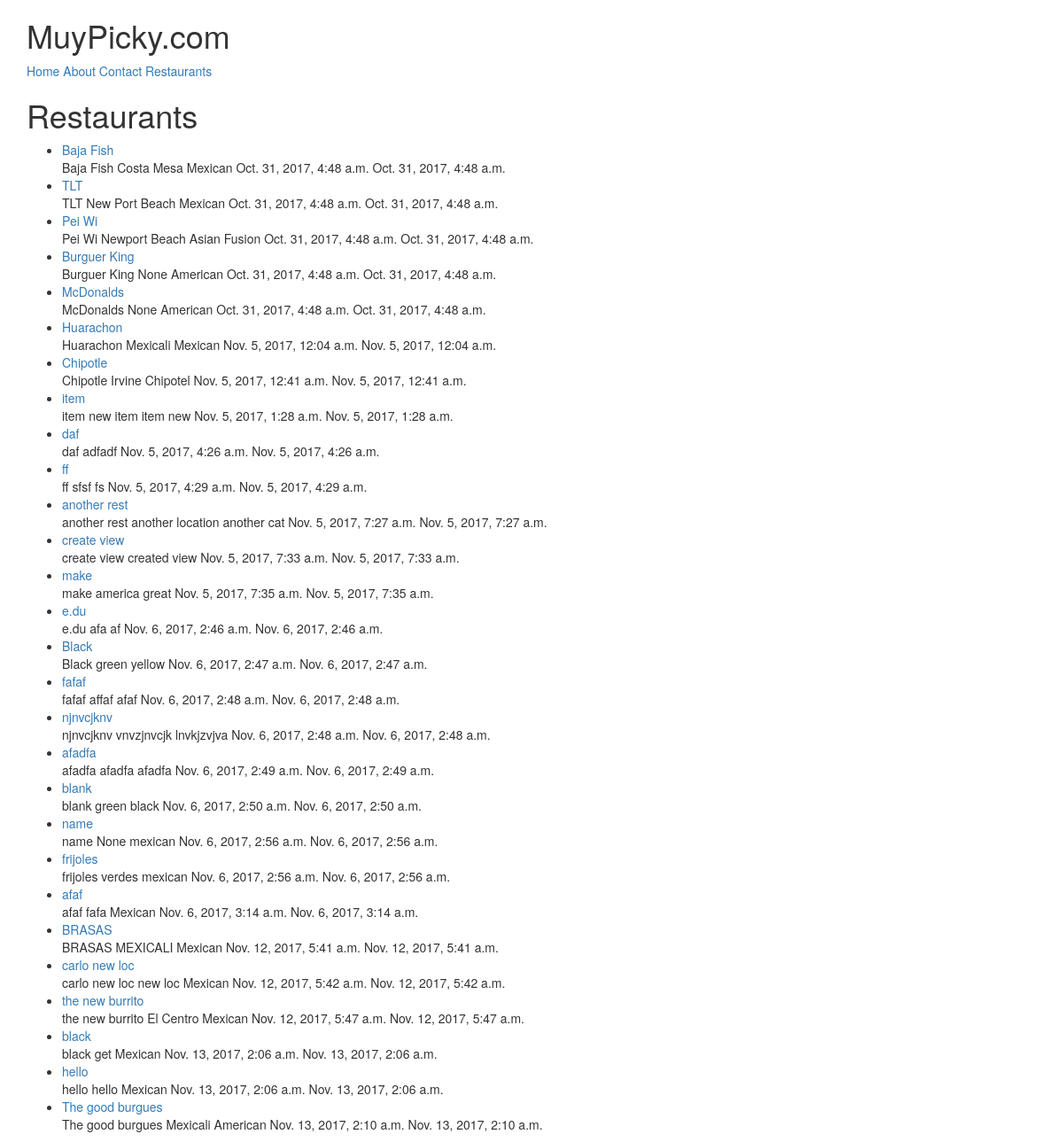
The page /restaurants/ on the database its author committed.
### restaurants/models.py (models this page shows, shortened)
class RestaurantLocation(models.Model):
    owner      =  models.ForeignKey(User)
    name       =  models.CharField(max_length=120)
    location   =  models.CharField(max_length=120,null=True, blank=True)
    category   =  models.CharField(max_length=120,null=True, blank=False, validators =[validate_category])
    timestamp  =  models.DateTimeField(auto_now=True)
    updated    =  models.DateTimeField(auto_now=True)
    slug       =  models.SlugField(null=True, blank=True)
    def __str__(self):
        return self.name
    def get_absolute_url(self): #get_absolute_url
        return reverse('restaurants:detail', kwargs={'slug':self.slug})

### restaurants/views.py (the view)
# urls.py: url(r'$', RestaurantListView.as_view(),name='list'),
class RestaurantListView(ListView):
    def get_queryset(self):
        slug = self.kwargs.get('slug')
        if slug:
            queryset = RestaurantLocation.objects.filter(Q(category__iexact = slug) | Q(category__icontains = slug))
        else:
            queryset  = RestaurantLocation.objects.all()
        return queryset

### restaurants/templates/restaurants/restaurantlocation_list.html (shortened to what this page needs)
{% extends "base.html" %}
{% block content %}
    <h1>Restaurants</h1>
    <ul>
        {% for obj in object_list %}
        <li><a href='{{ obj.get_absolute_url }}'>{{ obj }}</a><br/>
            {{ obj.name }} {{ obj.location }} {{ obj.category }} {{ obj.timestamp }} {{ obj.updated }}</li>
        {% endfor %}
    </ul>
{% endblock content %}

### rows shown on the page
RestaurantLocation: name "Baja Fish", location "Costa Mesa", category "Mexican", timestamp "Oct. 31, 2017, 4:48 a.m.", updated "Oct. 31, 2017, 4:48 a.m."
RestaurantLocation: name "TLT", location "New Port Beach", category "Mexican", timestamp "Oct. 31, 2017, 4:48 a.m.", updated "Oct. 31, 2017, 4:48 a.m."
RestaurantLocation: name "Pei Wi", location "Newport Beach", category "Asian Fusion", timestamp "Oct. 31, 2017, 4:48 a.m.", updated "Oct. 31, 2017, 4:48 a.m."
RestaurantLocation: name "Burguer King", location "None", category "American", timestamp "Oct. 31, 2017, 4:48 a.m.", updated "Oct. 31, 2017, 4:48 a.m."
RestaurantLocation: name "McDonalds", location "None", category "American", timestamp "Oct. 31, 2017, 4:48 a.m.", updated "Oct. 31, 2017, 4:48 a.m."
RestaurantLocation: name "Huarachon", location "Mexicali", category "Mexican", timestamp "Nov. 5, 2017, 12:04 a.m.", updated "Nov. 5, 2017, 12:04 a.m."
RestaurantLocation: name "Chipotle", location "Irvine", category "Chipotel", timestamp "Nov. 5, 2017, 12:41 a.m.", updated "Nov. 5, 2017, 12:41 a.m."
RestaurantLocation: name "item", location "new item", category "item new", timestamp "Nov. 5, 2017, 1:28 a.m.", updated "Nov. 5, 2017, 1:28 a.m."
RestaurantLocation: name "daf", location "adfadf", timestamp "Nov. 5, 2017, 4:26 a.m.", updated "Nov. 5, 2017, 4:26 a.m."
RestaurantLocation: name "ff", location "sfsf", category "fs", timestamp "Nov. 5, 2017, 4:29 a.m.", updated "Nov. 5, 2017, 4:29 a.m."
RestaurantLocation: name "another rest", location "another location", category "another cat", timestamp "Nov. 5, 2017, 7:27 a.m.", updated "Nov. 5, 2017, 7:27 a.m."
RestaurantLocation: name "create view", location "created", category "view", timestamp "Nov. 5, 2017, 7:33 a.m.", updated "Nov. 5, 2017, 7:33 a.m."
RestaurantLocation: name "make", location "america", category "great", timestamp "Nov. 5, 2017, 7:35 a.m.", updated "Nov. 5, 2017, 7:35 a.m."
RestaurantLocation: name "e.du", location "afa", category "af", timestamp "Nov. 6, 2017, 2:46 a.m.", updated "Nov. 6, 2017, 2:46 a.m."
RestaurantLocation: name "Black", location "green", category "yellow", timestamp "Nov. 6, 2017, 2:47 a.m.", updated "Nov. 6, 2017, 2:47 a.m."
RestaurantLocation: name "fafaf", location "affaf", category "afaf", timestamp "Nov. 6, 2017, 2:48 a.m.", updated "Nov. 6, 2017, 2:48 a.m."
RestaurantLocation: name "njnvcjknv", location "vnvzjnvcjk", category "lnvkjzvjva", timestamp "Nov. 6, 2017, 2:48 a.m.", updated "Nov. 6, 2017, 2:48 a.m."
RestaurantLocation: name "afadfa", location "afadfa", category "afadfa", timestamp "Nov. 6, 2017, 2:49 a.m.", updated "Nov. 6, 2017, 2:49 a.m."
RestaurantLocation: name "blank", location "green", category "black", timestamp "Nov. 6, 2017, 2:50 a.m.", updated "Nov. 6, 2017, 2:50 a.m."
RestaurantLocation: name "name", location "None", category "mexican", timestamp "Nov. 6, 2017, 2:56 a.m.", updated "Nov. 6, 2017, 2:56 a.m."
RestaurantLocation: name "frijoles", location "verdes", category "mexican", timestamp "Nov. 6, 2017, 2:56 a.m.", updated "Nov. 6, 2017, 2:56 a.m."
RestaurantLocation: name "afaf", location "fafa", category "Mexican", timestamp "Nov. 6, 2017, 3:14 a.m.", updated "Nov. 6, 2017, 3:14 a.m."
RestaurantLocation: name "BRASAS", location "MEXICALI", category "Mexican", timestamp "Nov. 12, 2017, 5:41 a.m.", updated "Nov. 12, 2017, 5:41 a.m."
RestaurantLocation: name "carlo new loc", location "new loc", category "Mexican", timestamp "Nov. 12, 2017, 5:42 a.m.", updated "Nov. 12, 2017, 5:42 a.m."
RestaurantLocation: name "the new burrito", location "El Centro", category "Mexican", timestamp "Nov. 12, 2017, 5:47 a.m.", updated "Nov. 12, 2017, 5:47 a.m."
RestaurantLocation: name "black", location "get", category "Mexican", timestamp "Nov. 13, 2017, 2:06 a.m.", updated "Nov. 13, 2017, 2:06 a.m."
RestaurantLocation: name "hello", location "hello", category "Mexican", timestamp "Nov. 13, 2017, 2:06 a.m.", updated "Nov. 13, 2017, 2:06 a.m."
RestaurantLocation: name "The good burgues", location "Mexicali", category "American", timestamp "Nov. 13, 2017, 2:10 a.m.", updated "Nov. 13, 2017, 2:10 a.m."
